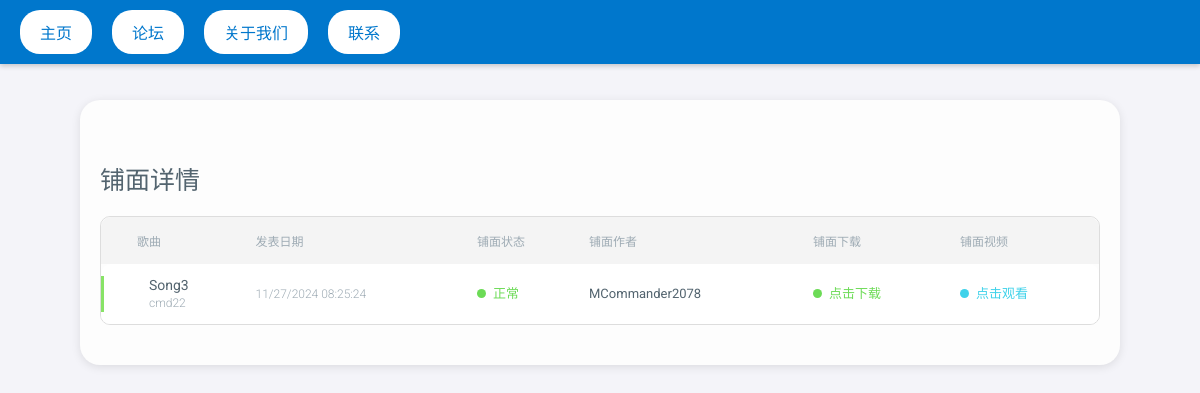
The app's page /info/3 with its own data.
### index/models.py (models this page shows, shortened)
class Level(models.Model):
    status = models.BooleanField(default=True)
    song_name = models.CharField(max_length=200)
    song_author = models.CharField(max_length=200)
    pub_date = models.DateTimeField('date published')
    level_author = models.CharField(max_length=100)
    dl_link = models.CharField(max_length=250)
    vd_link = models.CharField(max_length=250)

### index/views.py (the view)
# urls.py: path('info/', info_0),
def info(request, id):
    try:
        id = int(id)
    except ValueError:
        return redirect('index')
    if id > 0:
        pass
    else:
        print(id,type(id))
        return redirect("index")
    obj = Level.objects.filter(id=id)
    obj = obj.first()
    post = {
        'id': obj.id,
        'song_name': obj.song_name,
        'song_author': obj.song_author,
        'pub_date': obj.pub_date.strftime('%m/%d/%Y  %H:%M:%S'),
        'status': obj.status,
        'level_author': obj.level_author,
        'dl_link': obj.dl_link,
        'vd_link': obj.vd_link,
    }
    return render(request, "info.html", {'post': post})

### templates/info.html (shortened to what this page needs)
{% load static %}
<!DOCTYPE html>
<html lang="en">
<head>
    <link rel="stylesheet" href="{% static 'css/table.css' %}">
    <link rel="stylesheet" href="{% static 'css/index.css' %}">
</head>
<body>
<div class="navbar">
    <button>主页</button>
    <button>论坛</button>
    <button>关于我们</button>
    <button>联系</button>
</div>
<br>
<br>
<div class="container">
    {% if post.status %}
        <div class="row row--top-40">
            <div class="col-md-12">
                <h2 class="row__subtitle">铺面详情</h2>
            </div>
        </div>
        <div class="row row--top-20">
            <div class="col-md-12">
                <div class="table-container">
                    <table class="table">
                        <thead class="table__thead">
                        <tr>
                            <th class="table__th"></th>
                            <th class="table__th">歌曲</th>
                            <th class="table__th">发表日期</th>
                            <th class="table__th">铺面状态</th>
                            <th class="table__th">铺面作者</th>
                            <th class="table__th">铺面下载</th>
                            <th class="table__th">铺面视频</th>
                        </tr>
                        </thead>
                        <tbody class="table__tbody">
                        {% if post.status %}
                            <tr class="table-row">
                                <td class="table-row__td">
                                    <div class="table-row--active"></div>
                                </td>
                                {% else %}
                            <tr class="table-row table-row--red">
                            <td class="table-row__td">
                                <div class="table-row--overdue"></div>
                            </td>
                        {% endif %}
                        <td class="table-row__td">
                            <div class="table-row__info">
                                <p class="table-row__name">{{ post.song_name }}</p>
                                <span class="table-row__small">{{ post.song_author }}</span>
                            </div>
                        </td>
                        <td data-column="Policy" class="table-row__td">
                            <div class="">
                                <span class="table-row__small">{{ post.pub_date }}</span>
                            </div>
                        </td>
                        {% if post.status %}
                            <td data-column="Policy status" class="table-row__td">
                                <p class="table-row__p-status status--green status">正常</p>
                            </td>
                        {% else %}
                            <td data-column="Policy status" class="table-row__td">
                                <p class="table-row__p-status status--red status">被封禁</p>
                            </td>
                        {% endif %}
                        <td data-column="Destination" class="table-row__td">
                            {{ post.level_author }}
                        </td>
                        {% if post.dl_link %}
                            {% if post.status %}
                                <td data-column="Status" class="table-row__td">
                                    <a href="{{ post.dl_link }}">
                                        <p class="table-row__status status--green status">点击下载</p>
                                    </a>
                                </td>
                            {% else %}
                                <td data-column="Status" class="table-row__td">
                                    <p class="table-row__status status--red status">禁止下载</p>
                                </td>
                            {% endif %}
                        {% else %}
                            <td data-column="Status" class="table-row__td">
                                <p class="table-row__status status--grey status">暂无下载</p>
                            </td>
                        {% endif %}
                        {% if post.vd_link %}
                            <td data-column="Progress" class="table-row__td">
                                <a href="{{ post.vd_link }}">
                                    <p class="table-row__progress status--blue status">点击观看</p>
                                </a>
                            </td>
                        {% else %}
                            <td data-column="Progress" class="table-row__td">
                                <p class="table-row__progress status--grey status">暂无视频</p>
                            </td>
                        {% endif %}
                        </tr>
                    </table>
                </div>
            </div>
        </div>
    {% else %}
        <div class="row row--top-40">
            <div class="col-md-12">
                <h2 class="row__subtitle">抱歉，此铺面已被封禁！</h2>
            </div>
        </div>
    {% endif %}
</div>
</body>
</html>

### static/css/table.css (style rules this page uses)
* { margin: 0; padding: 0; font-family: 'Roboto', sans-serif; }
html, body { display: table; height: 100%; width: 100%; color: #252a3b; background-color: #f8f8f8; }
.row__subtitle { color: #53646f; font-weight: 400; font-size: 25px; margin: 0; }
.row--top-40 { margin-top: 40px; }
.row--top-20 { margin-top: 20px; }
.table__th { color: #9eabb4; font-weight: 500; font-size: 12px; text-transform: uppercase; cursor: pointer; border: 0 !important; padding: 15px 8px !important; }
.table-row { border-bottom: 1px solid #e4e9ea; background-color: #fff; }
.table-row__td { padding: 12px 8px !important; vertical-align: middle !important; color: #53646f; font-size: 13px; font-weight: 400; position: relative; line-height: 18px !important; border: 0 !important; }
.table-row__info { display: inline-block; padding-left: 12px; vertical-align: middle; }
.table-row__name { color: #53646f; font-size: 14px; font-weight: 400; line-height: 18px; margin-bottom: 0px; }
.table-row__small { color: #9eabb4; font-weight: 300; font-size: 12px; }
.table-row__p-status { margin-bottom: 0; font-size: 13px; vertical-align: middle; display: inline-block; color: #9eabb4; }
.table-row__status { margin-bottom: 0; font-size: 13px; vertical-align: middle; display: inline-block; color: #9eabb4; }
.table-row__progress { margin-bottom: 0; font-size: 13px; vertical-align: middle; display: inline-block; color: #9eabb4; }
.status:before { content: ''; margin-bottom: 0; width: 9px; height: 9px; display: inline-block; margin-right: 7px; border-radius: 50%; }
.status--blue:before { background-color: #3fd2ea; }
.status--blue { color: #3fd2ea; }
.status--green { color: #6cdb56; }
.status--green:before { background-color: #6cdb56; }
.table-row--active { width: 3px; background-color: #88e367; display: inline-block; position: absolute; height: calc(100% - 24px); top: 50%; left: 0; transform: translateY(-50%); }

### static/css/index.css (style rules this page uses)
body { font-family: Arial, sans-serif; margin: 0; padding: 0; background-color: #f4f4f9; }
.navbar { display: flex; justify-content: left; align-items: center; background-color: #0077cc; padding: 10px; box-shadow: 0 2px 5px rgba(0, 0, 0, 0.2); }
.navbar button { background-color: #ffffff; color: #0077cc; border: none; padding: 10px 20px; margin: 0 10px; border-radius: 20px; cursor: pointer; font-size: 16px; }
.container { width: calc(100% - 200px); margin: 0 auto; border-radius: 20px; background-color: #fdfdfd; padding: 20px; box-shadow: 0 2px 10px rgba(0, 0, 0, 0.1); }
table { width: 100%; border-collapse: separate; border-spacing: 0; margin: 20px 0; font-size: 16px; text-align: left; border: 1px solid #ddd; border-radius: 10px; overflow: hidden; }
th, td { padding: 10px 15px; border-bottom: 1px solid #ddd; }
th { background-color: #f4f4f4; font-weight: bold; }
tr:last-child td { border-bottom: none; }
td:first-child, th:first-child { border-top-left-radius: 10px; }
td:last-child, th:last-child { border-top-right-radius: 10px; }

### records on screen
Level: song_name "Song3", song_author "cmd22", level_author "MCommander2078"

### other values on screen
{{ post.pub_date }} "11/27/2024 08:25:24"
